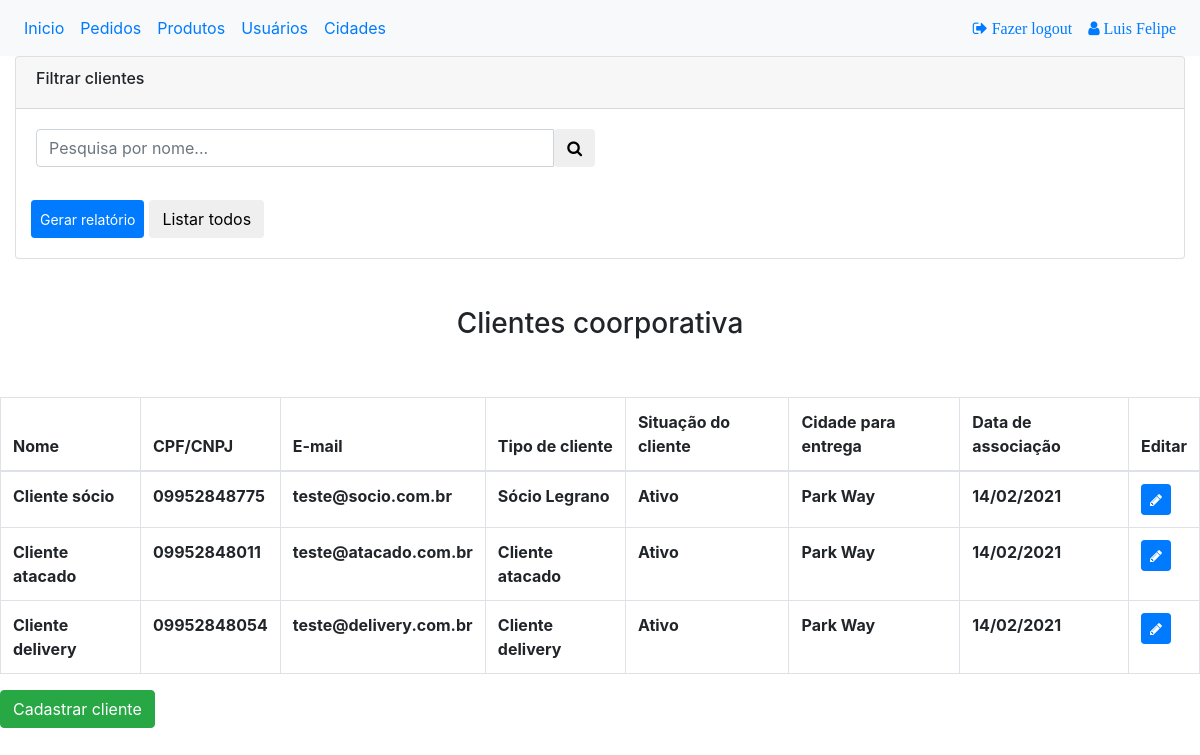
Page /adm/usuario.php (signed in) on the committed database.
### tables this page shows
create table cliente (
idCliente int auto_increment not null primary key,
nomeCliente varchar(255),
cpf_cnpj varchar(16) unique,
emailCliente varchar(255),
senhaCliente varchar(255)  default '12345',
ativo boolean default 1, 
telefoneCliente varchar(255),
dataCadastro timestamp,
primeiroAcesso boolean default 1,
tipoCliente int,
enderecoCliente varchar(200),
cidade int,
foreign key(cidade) references cidade (idCidade) ON update cascade on delete restrict,

foreign key(tipoCliente) references tipoCliente (idTipoCliente) ON update cascade on delete restrict

    );

create table tipoCliente(
        idTipoCliente int auto_increment not null primary key,
        nomeTipoCliente varchar(255)
    );

create table cidade(
      idCidade int auto_increment not null primary key,
      estado int,
      nomeCidade varchar(50),
      precoFrete float,
      entrega boolean default 0
  );

### adm/usuario.php (the view, shortened to what this page needs)
<?php
include '../BD/.conecta.php';
mysqli_set_charset($conn, 'utf8');
$pagina = (isset($_GET['pagina'])) ? $_GET['pagina'] : 1;
$pesquisaUsuarios = "SELECT nomeCliente from cliente u order by u.nomeCliente";
$quantidade_pg = 20;
$incio = ($quantidade_pg * $pagina) - $quantidade_pg;
if (!isset($_POST['termo'])) {
    $pesquisaUsuarios = "select
    idCliente,
    nomeCliente,
    cpf_cnpj,
    emailCliente,
    ativo ,
    enderecoCliente,
    telefoneCliente,
    dataCadastro,
    nomeCidade,
    nomeTipoCliente
    from
    cliente cl inner join cidade ci on cl.cidade = ci.idCidade inner join tipoCliente t on cl.tipoCliente = t.idTipoCliente limit $incio, $quantidade_pg";
}
$resultadoUsuarios = mysqli_query($conn, $pesquisaUsuarios);
?>
<!DOCTYPE html>
<html lang="pt-br">
<head>
    <link rel="stylesheet" href="https://cdnjs.cloudflare.com/ajax/libs/font-awesome/4.7.0/css/font-awesome.min.css">
    <link rel="stylesheet" href="https://stackpath.bootstrapcdn.com/bootstrap/4.1.3/css/bootstrap.min.css">
</head>
<body>
    <nav class="navbar navbar-expand-sm bg-light">
        <ul class="navbar-nav">
            <li class="nav-item">
                <a class="nav-link" href="home.php">Inicio</a>
            </li>
            <li class="nav-item">
                <a class="nav-link" href="pedido.php">Pedidos</a>
            </li>
            <li class="nav-item">
                <a class="nav-link" href="produto.php">Produtos</a>
            </li>
            <li class="nav-item">
                <a class="nav-link" href="usuario.php">Usuários</a>
            </li>
            <li class="nav-item">
                <a class="nav-link" href="cidades.php">Cidades</a>
            </li>
        </ul>
        <ul class="navbar-nav ml-auto">
            <li class="nav-item">
                <a class="nav-link" href="../sair.php">
                    <i class="fa fa-sign-out"> Fazer logout</i>
                </a>
            </li>
            <li class="nav-item">
                <a class="nav-link" href="#">
                    <i class="fa fa-user"> <?php echo $_SESSION["nomeAdministrador"] ?></i>
                </a>
            </li>
        </ul>
    </nav>
    <div class="col-sm-12">
        <div class="card">
            <article class="card-group-item">
                <header class="card-header">
                    <h6 class="title">Filtrar clientes </h6>
                </header>
                <div class="filter-content">
                    <div class="card-body">
                        <div class="form-row">
                            <div class="form-group col-md-6">
                                <form method="POST" action="usuario.php" class="search nav-form">
                                    <div class="input-group input-search">
                                        <input type="text" class="form-control" name="termo" id="q" placeholder="Pesquisa por nome...">
                                        <span class="input-group-btn">
                                            <button class="btn btn-default" type="submit"><i class="fa fa-search"></i></button>
                                        </span>
                                    </div>
                                </form>
                            </div>
                            <div class="form-group col-md-12 text-right">
                            </div>
                            <button type="submit" class="btn btn-primary btn-sm">Gerar relatório </button>
                            <form method="POST" action="usuario.php" class="col-md-6 search nav-form">
                                <div class="input-group input-search">
                                    <span class="input-group-btn">
                                        <button class="btn btn-default" type="submit"> Listar todos</button>
                                    </span>
                                </div>
                            </form>
                        </div>
                    </div>
                </div>
            </article>
        </div>
    </div>
    <br><br>
    <h3 class="text-center"> Clientes coorporativa </h3>
    <br><br>
    <table class="table table-bordered">
        <thead>
            <tr>
                <th>Nome</th>
                <th>CPF/CNPJ</th>
                <th>E-mail</th>
                <th>Tipo de cliente</th>
                <th>Situação do cliente</th>
                <th> Cidade para entrega </th>
                <th>Data de associação</th>
                <th>Editar</th>
            </tr>
        </thead>
        <tbody>
            <?php
            while ($row = mysqli_fetch_assoc($resultadoUsuarios)) { ?>
                <tr>
                    <th> <?php echo $row["nomeCliente"] ?> </th>
                    <th> <?php echo $row["cpf_cnpj"] ?> </th>
                    <th> <?php echo $row["emailCliente"] ?> </th>
                    <th><?php echo $row["nomeTipoCliente"] ?></th>
                    <?php if ($row["ativo"] == 1) { ?>
                        <th> Ativo</th>
                    <?php } else { ?>
                        <th> Inativo</th>
                    <?php } ?>
                    <th> <?php echo $row["nomeCidade"] ?> </th>
                    <th>
                        <?php echo date('d/m/Y', strtotime($row["dataCadastro"])); ?>
                    </th>
                    <th>
                        <a href="#edicao<?php echo $row["idCliente"] ?>" data-toggle="modal"><button type='button' class='btn btn-primary btn-sm'><i class="fa fa-pencil"></i> </button></a>
                    </th>
                <?php } ?>
                </tr>
        </tbody>
    </table>
    <a href="#cadastro" data-toggle="modal"><button type='button' class='btn btn-success'>Cadastrar cliente</button></a>
</body>
</html>

### rows in the picture
cliente: nomeCliente "Cliente sócio", cpf_cnpj "09952848775", emailCliente "teste@socio.com.br", tipoCliente.nomeTipoCliente "Sócio Legrano", ativo "Ativo", cidade.nomeCidade "Park Way", dataCadastro "14/02/2021"
cliente: nomeCliente "Cliente atacado", cpf_cnpj "09952848011", emailCliente "teste@atacado.com.br", tipoCliente.nomeTipoCliente "Cliente atacado", ativo "Ativo", cidade.nomeCidade "Park Way", dataCadastro "14/02/2021"
cliente: nomeCliente "Cliente delivery", cpf_cnpj "09952848054", emailCliente "teste@delivery.com.br", tipoCliente.nomeTipoCliente "Cliente delivery", ativo "Ativo", cidade.nomeCidade "Park Way", dataCadastro "14/02/2021"

### other values in the picture
$_SESSION["nomeAdministrador"] "Luis Felipe"
